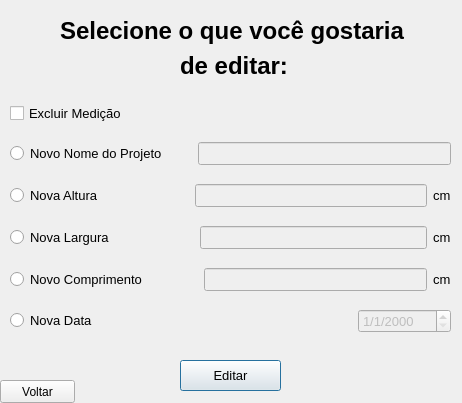
<?xml version="1.0" encoding="UTF-8"?>
<ui version="4.0">
 <class>Dialog</class>
 <widget class="QDialog" name="Dialog">
  <property name="geometry">
   <rect>
    <x>0</x>
    <y>0</y>
    <width>462</width>
    <height>403</height>
   </rect>
  </property>
  <property name="windowTitle">
   <string>Dialog</string>
  </property>
  <widget class="QLabel" name="label_2">
   <property name="geometry">
    <rect>
     <x>60</x>
     <y>0</y>
     <width>351</width>
     <height>61</height>
    </rect>
   </property>
   <property name="font">
    <font>
     <family>Arial</family>
     <pointsize>18</pointsize>
     <weight>75</weight>
     <bold>true</bold>
     <underline>false</underline>
     <strikeout>false</strikeout>
     <kerning>true</kerning>
    </font>
   </property>
   <property name="text">
    <string>Selecione o que você gostaria </string>
   </property>
  </widget>
  <widget class="QLabel" name="label_3">
   <property name="geometry">
    <rect>
     <x>180</x>
     <y>30</y>
     <width>121</width>
     <height>71</height>
    </rect>
   </property>
   <property name="font">
    <font>
     <family>Arial</family>
     <pointsize>18</pointsize>
     <weight>75</weight>
     <bold>true</bold>
     <underline>false</underline>
     <strikeout>false</strikeout>
     <kerning>true</kerning>
    </font>
   </property>
   <property name="text">
    <string>de editar:</string>
   </property>
  </widget>
  <widget class="QPushButton" name="editarButton">
   <property name="geometry">
    <rect>
     <x>180</x>
     <y>360</y>
     <width>101</width>
     <height>31</height>
    </rect>
   </property>
   <property name="font">
    <font>
     <family>Arial</family>
     <pointsize>10</pointsize>
    </font>
   </property>
   <property name="text">
    <string>Editar</string>
   </property>
  </widget>
  <widget class="QPushButton" name="voltarButton">
   <property name="geometry">
    <rect>
     <x>0</x>
     <y>380</y>
     <width>75</width>
     <height>23</height>
    </rect>
   </property>
   <property name="text">
    <string>Voltar</string>
   </property>
  </widget>
  <widget class="QWidget" name="layoutWidget">
   <property name="geometry">
    <rect>
     <x>10</x>
     <y>90</y>
     <width>441</width>
     <height>256</height>
    </rect>
   </property>
   <property name="font">
    <font>
     <family>Arial</family>
     <pointsize>10</pointsize>
    </font>
   </property>
   <layout class="QVBoxLayout" name="verticalLayout">
    <item>
     <spacer name="verticalSpacer_6">
      <property name="orientation">
       <enum>Qt::Vertical</enum>
      </property>
      <property name="sizeHint" stdset="0">
       <size>
        <width>20</width>
        <height>40</height>
       </size>
      </property>
     </spacer>
    </item>
    <item>
     <layout class="QHBoxLayout" name="horizontalLayout_8">
      <item>
       <widget class="QCheckBox" name="excluirRB">
        <property name="font">
         <font>
          <family>Arial</family>
          <pointsize>10</pointsize>
         </font>
        </property>
        <property name="cursor">
         <cursorShape>ArrowCursor</cursorShape>
        </property>
        <property name="text">
         <string>Excluir Medição</string>
        </property>
       </widget>
      </item>
     </layout>
    </item>
    <item>
     <spacer name="verticalSpacer">
      <property name="orientation">
       <enum>Qt::Vertical</enum>
      </property>
      <property name="sizeHint" stdset="0">
       <size>
        <width>20</width>
        <height>40</height>
       </size>
      </property>
     </spacer>
    </item>
    <item>
     <layout class="QHBoxLayout" name="horizontalLayout_7">
      <item>
       <widget class="QRadioButton" name="nomeRB">
        <property name="enabled">
         <bool>true</bool>
        </property>
        <property name="font">
         <font>
          <family>Arial</family>
          <pointsize>10</pointsize>
         </font>
        </property>
        <property name="text">
         <string>Novo Nome do Projeto       </string>
        </property>
        <attribute name="buttonGroup">
         <string notr="true">ButtonGroup</string>
        </attribute>
       </widget>
      </item>
      <item>
       <widget class="QLineEdit" name="nomeText">
        <property name="enabled">
         <bool>false</bool>
        </property>
       </widget>
      </item>
     </layout>
    </item>
    <item>
     <spacer name="verticalSpacer_2">
      <property name="orientation">
       <enum>Qt::Vertical</enum>
      </property>
      <property name="sizeHint" stdset="0">
       <size>
        <width>20</width>
        <height>40</height>
       </size>
      </property>
     </spacer>
    </item>
    <item>
     <layout class="QHBoxLayout" name="horizontalLayout_3">
      <item>
       <widget class="QRadioButton" name="alturaRB">
        <property name="enabled">
         <bool>true</bool>
        </property>
        <property name="font">
         <font>
          <family>Arial</family>
          <pointsize>10</pointsize>
         </font>
        </property>
        <property name="text">
         <string>Nova Altura                        </string>
        </property>
        <attribute name="buttonGroup">
         <string notr="true">ButtonGroup</string>
        </attribute>
       </widget>
      </item>
      <item>
       <widget class="QLineEdit" name="alturaText">
        <property name="enabled">
         <bool>false</bool>
        </property>
       </widget>
      </item>
      <item>
       <widget class="QLabel" name="label">
        <property name="text">
         <string>cm</string>
        </property>
       </widget>
      </item>
     </layout>
    </item>
    <item>
     <spacer name="verticalSpacer_3">
      <property name="orientation">
       <enum>Qt::Vertical</enum>
      </property>
      <property name="sizeHint" stdset="0">
       <size>
        <width>20</width>
        <height>40</height>
       </size>
      </property>
     </spacer>
    </item>
    <item>
     <layout class="QHBoxLayout" name="horizontalLayout_2">
      <item>
       <widget class="QRadioButton" name="larguraRB">
        <property name="font">
         <font>
          <family>Arial</family>
          <pointsize>10</pointsize>
         </font>
        </property>
        <property name="text">
         <string>Nova Largura                      </string>
        </property>
        <attribute name="buttonGroup">
         <string notr="true">ButtonGroup</string>
        </attribute>
       </widget>
      </item>
      <item>
       <widget class="QLineEdit" name="larguraText">
        <property name="enabled">
         <bool>false</bool>
        </property>
       </widget>
      </item>
      <item>
       <widget class="QLabel" name="label_4">
        <property name="text">
         <string>cm</string>
        </property>
       </widget>
      </item>
     </layout>
    </item>
    <item>
     <spacer name="verticalSpacer_4">
      <property name="orientation">
       <enum>Qt::Vertical</enum>
      </property>
      <property name="sizeHint" stdset="0">
       <size>
        <width>20</width>
        <height>40</height>
       </size>
      </property>
     </spacer>
    </item>
    <item>
     <layout class="QHBoxLayout" name="horizontalLayout_6">
      <item>
       <widget class="QRadioButton" name="comprimentoRB">
        <property name="font">
         <font>
          <family>Arial</family>
          <pointsize>10</pointsize>
         </font>
        </property>
        <property name="text">
         <string>Novo Comprimento              </string>
        </property>
        <attribute name="buttonGroup">
         <string notr="true">ButtonGroup</string>
        </attribute>
       </widget>
      </item>
      <item>
       <widget class="QLineEdit" name="comprimentoText">
        <property name="enabled">
         <bool>false</bool>
        </property>
       </widget>
      </item>
      <item>
       <widget class="QLabel" name="label_5">
        <property name="text">
         <string>cm</string>
        </property>
       </widget>
      </item>
     </layout>
    </item>
    <item>
     <spacer name="verticalSpacer_5">
      <property name="orientation">
       <enum>Qt::Vertical</enum>
      </property>
      <property name="sizeHint" stdset="0">
       <size>
        <width>20</width>
        <height>40</height>
       </size>
      </property>
     </spacer>
    </item>
    <item>
     <layout class="QHBoxLayout" name="horizontalLayout">
      <item>
       <widget class="QRadioButton" name="dataRB">
        <property name="font">
         <font>
          <family>Arial</family>
          <pointsize>10</pointsize>
         </font>
        </property>
        <property name="text">
         <string>Nova Data</string>
        </property>
        <attribute name="buttonGroup">
         <string notr="true">ButtonGroup</string>
        </attribute>
       </widget>
      </item>
      <item>
       <spacer name="horizontalSpacer">
        <property name="orientation">
         <enum>Qt::Horizontal</enum>
        </property>
        <property name="sizeHint" stdset="0">
         <size>
          <width>40</width>
          <height>20</height>
         </size>
        </property>
       </spacer>
      </item>
      <item>
       <widget class="QDateEdit" name="data">
        <property name="enabled">
         <bool>false</bool>
        </property>
        <property name="displayFormat">
         <string>d/M/yyyy</string>
        </property>
       </widget>
      </item>
     </layout>
    </item>
    <item>
     <spacer name="verticalSpacer_7">
      <property name="orientation">
       <enum>Qt::Vertical</enum>
      </property>
      <property name="sizeHint" stdset="0">
       <size>
        <width>20</width>
        <height>40</height>
       </size>
      </property>
     </spacer>
    </item>
   </layout>
  </widget>
 </widget>
 <resources/>
 <connections>
  <connection>
   <sender>excluirRB</sender>
   <signal>clicked(bool)</signal>
   <receiver>nomeRB</receiver>
   <slot>setDisabled(bool)</slot>
   <hints>
    <hint type="sourcelabel">
     <x>230</x>
     <y>100</y>
    </hint>
    <hint type="destinationlabel">
     <x>85</x>
     <y>128</y>
    </hint>
   </hints>
  </connection>
  <connection>
   <sender>excluirRB</sender>
   <signal>clicked(bool)</signal>
   <receiver>comprimentoRB</receiver>
   <slot>setDisabled(bool)</slot>
   <hints>
    <hint type="sourcelabel">
     <x>230</x>
     <y>100</y>
    </hint>
    <hint type="destinationlabel">
     <x>63</x>
     <y>218</y>
    </hint>
   </hints>
  </connection>
  <connection>
   <sender>nomeRB</sender>
   <signal>toggled(bool)</signal>
   <receiver>nomeText</receiver>
   <slot>setEnabled(bool)</slot>
   <hints>
    <hint type="sourcelabel">
     <x>85</x>
     <y>128</y>
    </hint>
    <hint type="destinationlabel">
     <x>307</x>
     <y>128</y>
    </hint>
   </hints>
  </connection>
  <connection>
   <sender>excluirRB</sender>
   <signal>clicked(bool)</signal>
   <receiver>larguraRB</receiver>
   <slot>setDisabled(bool)</slot>
   <hints>
    <hint type="sourcelabel">
     <x>230</x>
     <y>100</y>
    </hint>
    <hint type="destinationlabel">
     <x>64</x>
     <y>188</y>
    </hint>
   </hints>
  </connection>
  <connection>
   <sender>excluirRB</sender>
   <signal>clicked(bool)</signal>
   <receiver>alturaRB</receiver>
   <slot>setDisabled(bool)</slot>
   <hints>
    <hint type="sourcelabel">
     <x>230</x>
     <y>100</y>
    </hint>
    <hint type="destinationlabel">
     <x>64</x>
     <y>158</y>
    </hint>
   </hints>
  </connection>
  <connection>
   <sender>larguraRB</sender>
   <signal>toggled(bool)</signal>
   <receiver>larguraText</receiver>
   <slot>setEnabled(bool)</slot>
   <hints>
    <hint type="sourcelabel">
     <x>64</x>
     <y>188</y>
    </hint>
    <hint type="destinationlabel">
     <x>374</x>
     <y>188</y>
    </hint>
   </hints>
  </connection>
  <connection>
   <sender>excluirRB</sender>
   <signal>clicked(bool)</signal>
   <receiver>dataRB</receiver>
   <slot>setDisabled(bool)</slot>
   <hints>
    <hint type="sourcelabel">
     <x>230</x>
     <y>100</y>
    </hint>
    <hint type="destinationlabel">
     <x>36</x>
     <y>278</y>
    </hint>
   </hints>
  </connection>
  <connection>
   <sender>comprimentoRB</sender>
   <signal>toggled(bool)</signal>
   <receiver>comprimentoText</receiver>
   <slot>setEnabled(bool)</slot>
   <hints>
    <hint type="sourcelabel">
     <x>63</x>
     <y>218</y>
    </hint>
    <hint type="destinationlabel">
     <x>374</x>
     <y>218</y>
    </hint>
   </hints>
  </connection>
  <connection>
   <sender>dataRB</sender>
   <signal>toggled(bool)</signal>
   <receiver>data</receiver>
   <slot>setEnabled(bool)</slot>
   <hints>
    <hint type="sourcelabel">
     <x>36</x>
     <y>278</y>
    </hint>
    <hint type="destinationlabel">
     <x>403</x>
     <y>278</y>
    </hint>
   </hints>
  </connection>
  <connection>
   <sender>alturaRB</sender>
   <signal>toggled(bool)</signal>
   <receiver>alturaText</receiver>
   <slot>setEnabled(bool)</slot>
   <hints>
    <hint type="sourcelabel">
     <x>64</x>
     <y>158</y>
    </hint>
    <hint type="destinationlabel">
     <x>374</x>
     <y>158</y>
    </hint>
   </hints>
  </connection>
 </connections>
 <buttongroups>
  <buttongroup name="ButtonGroup">
   <property name="exclusive">
    <bool>false</bool>
   </property>
  </buttongroup>
 </buttongroups>
</ui>
